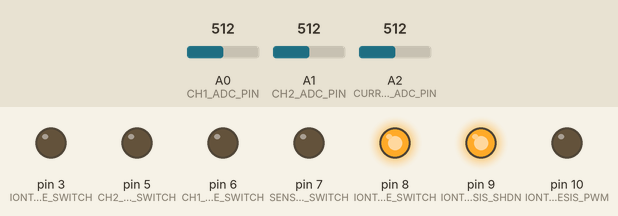
Recording of a program running on a simulated Arduino Pro Mini, built with avr-gcc and run on an emulated ATmega328P. Parts: output pins drawn as LEDs (lit = HIGH). Inputs (shaded band) come from the test bench; at power-on: A0 (CH1_ADC_PIN) = 512, A1 (CH2_ADC_PIN) = 512, A2 (CURRENT_SENSE_ADC_PIN) = 512. What the program prints to the serial monitor is not drawn.

Above: at 0.1 s.
Timing chart, 0 to 1.6 s (numbered marks = the images above):
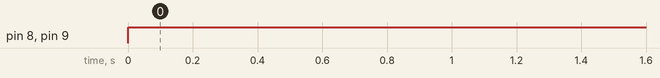

Measured:
- by itself, pin 8 (IONTOPHORESIS_LOW_SIDE_SWITCH), pin 9 (IONTOPHORESIS_SHDN): LOW → HIGH at 0.00 s

The program:

main.cpp
```cpp
#include <Arduino.h>
#include <stdarg.h>
#include <stdint.h>


// These are the pins used to shut down the switching regulator
//  and for PWM, respectively
#define IONTOPHORESIS_SHDN 9
#define IONTOPHORESIS_PWM 10
#define CH1_SENSE_SWITCH 6
#define SENSE_COMMON_MODE_SWITCH 7
#define CH2_SENSE_SWITCH 5
#define IONTOPHORESIS_HIGH_SIDE_SWITCH 3
#define IONTOPHORESIS_LOW_SIDE_SWITCH 8

#define AVERAGING_WINDOW 1024
#define AVERAGING_WINDOW_DIVIDE_BY 0.0009765625

#define TEN_BIT_FIVE_VOLT_ADC_SCALEFACTOR 0.0048828125


// These are the pins for the ADC inputs
#define CH1_ADC_PIN A0
#define CH2_ADC_PIN A1
#define CURRENT_SENSE_ADC_PIN A2

#define ADG711_ON LOW
#define ADG711_OFF HIGH

/* IMPLEMENTATION NOTE

    Set the iontophoresis state bits to 0x1 to enable iontophoresis

    Set the iontophoresis state bits to 0x0 to disable iontophoresis
*/
#define IONTOPHORESIS_ENABLE_MASK 0x1
#define IONTOPHORESIS_DISABLE_MASK 0x0


/* IMPLEMENTATION NOTE

    Set the measurement state bits to 0x0 to disable measurement

    Set the measurement state bits to 0x1 to enable measurement


*/
#define MEASURE_ENABLE_MASK 0x1
#define MEASURE_DISABLE_MASK 0x0


/* IMPLEMENTATION NOTE

    Set the measure state bits to 0x0 to disable sensor channel sensing
    Set the measure state bits to 0x1 to enable sensor channel sensing

    Values will be continuously output from the device no matter what

*/

#define OPCODE_MASK 0xF0
#define PAYLOAD_MASK 0x0F
#define OPCODE_WIDTH 4
#define PAYLOAD_WIDTH 4


/* IMPLEMENTATION NOTE

    Board behavior will now be much simpler and more automatic

    Board receives only three commands now:
        * OPCODE_ENABLE_IONTOPHORESIS_INCREMENT_BY enables iontophoresis and increments
            the 8-bit register value by the 4-bit immediate. DOES NOT OVERFLOW, the
            current register will max out at 255
        * OPCODE_ENABLE_IONOTPHORESIS_DECREMENT_BY enables iontophoresis and decrements
            the 8-bit register value by the 4-bit immediate. DOES NOT UNDERFLOW, the
            current register will drop only to 0
        * OPCODE_DISABLE_IONTOPHORESIS sets iontophoresis to 0, opens iontophoresis
            switches, closes sensing switches

    Switching behavior:
        * OPCODE_ENABLE* commands will close iontophoresis switches, open sensing
            switches
        * OPCODE_DISABLE_IONOTPHORESIS will open iontophoresis switches, close
            sensing switches

    Data reporting behavior:

        Outputs the following values in the following format
        VoltageCh1,VoltageCh2,MeasuredCurrentDeliv,8bitCurrentRegister
        mV,mV,uA,integer

        Terminated by a newline

        garbage values denoted by character 'x'

        Will always output all values, though they may be garbage (i.e. sensing
            switches may be open)

*/
#define OPCODE_ENABLE_IONTOPHORESIS_INCREMENT_BY 0x5
#define OPCODE_ENABLE_IONOTPHORESIS_DECREMENT_BY 0x6
#define OPCODE_DISABLE_IONTOPHORESIS 0x4

int test_printf (const char* str, ...) {

    char nextChar;
    int i = 0;
    va_list argp;

    va_start(argp, str);


    while (*(str+i) != '\0') {
	    if (*(str + i) != '%') {
            Serial.print(*(str + i));
            i += 1;
        } else {

            nextChar = *(str + i + 1);

            if (nextChar != '\0') {
                switch (nextChar) {
                    case 'd':
                        Serial.print(va_arg(argp, int));
                        i += 2;
                        break;
                    case 'f':
                        Serial.print(va_arg(argp, double), 2);
                        i += 2;
                        break;
                    case 'h':
                        // Custom extension for printing a double
                        // with no decimal places, NONSTANDARD printf behavior
                        // Currently used to dump sense amp iontophoresis current
                        Serial.print(va_arg(argp, double), 0);
                        i += 2;
                        break;
                    case 's':
                        Serial.print(va_arg(argp, char*));
                        i += 2;
                        break;
                    default:
                        Serial.print(*(str + i));
                        i += 1;
                        break;
                }
            }
        }
    }

    return 0;
}

static inline double readAverage (int pin) {

    uint32_t accumulator = 0;
    uint16_t adc_reading;
    double rawVoltage;

    for (int i = 0; i < AVERAGING_WINDOW; ++i) {

        adc_reading = analogRead(pin);
        accumulator += adc_reading;
    }

    // need to scale ADC reading to a voltage
    rawVoltage = accumulator * TEN_BIT_FIVE_VOLT_ADC_SCALEFACTOR;
    return rawVoltage * AVERAGING_WINDOW_DIVIDE_BY;
}


void processBluetoothByte (unsigned char fromBluetooth,
                            unsigned char* iontophoresisStatus_pointer,
                            unsigned char* measurementStatus_pointer,
                            unsigned char* iontophoresisValue_pointer) {

    unsigned char opcode = (fromBluetooth & OPCODE_MASK) >> PAYLOAD_WIDTH;
    unsigned char payload = (fromBluetooth & PAYLOAD_MASK);

    unsigned char previousValue = *iontophoresisValue_pointer;

    if (opcode == OPCODE_ENABLE_IONTOPHORESIS_INCREMENT_BY) {

        *iontophoresisStatus_pointer = IONTOPHORESIS_ENABLE_MASK;
        *measurementStatus_pointer = MEASURE_DISABLE_MASK;
        *iontophoresisValue_pointer += payload;

        if (*iontophoresisValue_pointer < previousValue) { // OVERFLOW!!!
            *iontophoresisValue_pointer = 0xFF;
        }


    } else if (opcode == OPCODE_ENABLE_IONOTPHORESIS_DECREMENT_BY) {

        *iontophoresisStatus_pointer = IONTOPHORESIS_ENABLE_MASK;
        *measurementStatus_pointer = MEASURE_DISABLE_MASK;
        *iontophoresisValue_pointer -= payload;

        if (*iontophoresisValue_pointer > previousValue) { // UNDERFLOW!!!
            *iontophoresisValue_pointer = 0x00;
        }

        if (*iontophoresisValue_pointer == 0x00) {
            *iontophoresisStatus_pointer = IONTOPHORESIS_DISABLE_MASK;
            *measurementStatus_pointer = MEASURE_ENABLE_MASK;
        }

    } else if (opcode == OPCODE_DISABLE_IONTOPHORESIS) {
        *iontophoresisStatus_pointer = IONTOPHORESIS_DISABLE_MASK;
        *measurementStatus_pointer = MEASURE_ENABLE_MASK;
        *iontophoresisValue_pointer = 0x00;

    }
}


void setup (unsigned char* iontophoresisStatus_pointer,
                    unsigned char* measurementStatus_pointer,
                    unsigned char* iontophoresisCurrent_pointer) {

    Serial.begin(9600);

    *iontophoresisStatus_pointer = IONTOPHORESIS_DISABLE_MASK;
    *measurementStatus_pointer = MEASURE_ENABLE_MASK;

    pinMode(IONTOPHORESIS_SHDN, OUTPUT);
    pinMode(IONTOPHORESIS_PWM, OUTPUT);

    pinMode(CH1_SENSE_SWITCH, OUTPUT);
    pinMode(SENSE_COMMON_MODE_SWITCH, OUTPUT);
    pinMode(CH2_SENSE_SWITCH, OUTPUT);
    pinMode(IONTOPHORESIS_HIGH_SIDE_SWITCH, OUTPUT);
    pinMode(IONTOPHORESIS_LOW_SIDE_SWITCH, OUTPUT);

    pinMode(CH1_ADC_PIN, INPUT);
    pinMode(CH2_ADC_PIN, INPUT);
    pinMode(CURRENT_SENSE_ADC_PIN, INPUT);

    // disable iontophoresis for now
    digitalWrite(IONTOPHORESIS_SHDN, HIGH);
    digitalWrite(IONTOPHORESIS_HIGH_SIDE_SWITCH, LOW);

    // disable sensing for now
    digitalWrite(CH1_SENSE_SWITCH, ADG711_OFF);
    digitalWrite(SENSE_COMMON_MODE_SWITCH, ADG711_OFF);
    digitalWrite(CH2_SENSE_SWITCH, ADG711_OFF);
    digitalWrite(IONTOPHORESIS_LOW_SIDE_SWITCH, ADG711_OFF);

    *iontophoresisCurrent_pointer = 0;
    analogWrite(IONTOPHORESIS_PWM, 0);
}


static inline double compensateVoltageCh1 (double value) {
    // customize this later
    return 1e3 * 0.2 * (value - 2.5);
}

static inline double compensateVoltageCh2 (double value) {
    // customize this later
    return 1e3 * 0.2 * (value - 2.5);
}

static inline double compensateCurrent (double rawCurrentReading) {
    return 1e6 * rawCurrentReading;
}

int main (void) {

    static int currentSenseAmpValue;

    static double channelOneVoltage;
    static double channelTwoVoltage;
    static double currentSenseCurrent;

    static double temporaryChannelOneVoltage;
    static double temporaryChannelTwoVoltage;

    /* Status unsigned char containing iontophoresis PWM current value */
    static unsigned char iontophoresisCurrentValue;

    /* Status unsigned char containing iontophoresis status */
    static unsigned char iontophoresisStatusBits;

    /* Status unsigned char containing measurement status */
    static unsigned char measurementStatusBits;

    static unsigned char serialValue;

    init(); // required Arduino call

    // call setup function to set initial state
    setup(&iontophoresisStatusBits,
                &measurementStatusBits,
                &iontophoresisCurrentValue);

    for (;;) {

        while (Serial.available() > 0) {
            serialValue = Serial.read();
            processBluetoothByte(serialValue,
                                &iontophoresisStatusBits,
                                &measurementStatusBits,
                                &iontophoresisCurrentValue);
        }

        // set switches
        if (iontophoresisStatusBits == IONTOPHORESIS_ENABLE_MASK) {

            // enable iontophoresis, disable sensing
            digitalWrite(IONTOPHORESIS_HIGH_SIDE_SWITCH, HIGH);
            digitalWrite(IONTOPHORESIS_LOW_SIDE_SWITCH, ADG711_ON);

            digitalWrite(CH1_SENSE_SWITCH, ADG711_OFF);
            digitalWrite(CH2_SENSE_SWITCH, ADG711_OFF);
            digitalWrite(SENSE_COMMON_MODE_SWITCH, ADG711_OFF);

            // set current level
            analogWrite(IONTOPHORESIS_PWM, iontophoresisCurrentValue);

        } else {

            // disable iontophoresis, enable sensing
            digitalWrite(IONTOPHORESIS_HIGH_SIDE_SWITCH, LOW);
            digitalWrite(IONTOPHORESIS_LOW_SIDE_SWITCH, ADG711_OFF);

            analogWrite(IONTOPHORESIS_PWM, 0);

            digitalWrite(CH1_SENSE_SWITCH, ADG711_ON);
            digitalWrite(CH2_SENSE_SWITCH, ADG711_ON);
            digitalWrite(SENSE_COMMON_MODE_SWITCH, ADG711_ON);

        }

        // measure and output data
        if (measurementStatusBits == MEASURE_ENABLE_MASK) {

            // measure sensor channels
            temporaryChannelOneVoltage = readAverage(CH1_ADC_PIN);
            temporaryChannelTwoVoltage = readAverage(CH2_ADC_PIN);

            channelOneVoltage = compensateVoltageCh1(temporaryChannelOneVoltage);
            channelTwoVoltage = compensateVoltageCh2(temporaryChannelTwoVoltage);


            // measure current
            currentSenseCurrent = 0;
            for (int i = 0; i < AVERAGING_WINDOW; ++i) {

                currentSenseAmpValue = analogRead(CURRENT_SENSE_ADC_PIN);
                currentSenseCurrent += (currentSenseAmpValue / 409600.0);

            }
            currentSenseCurrent = currentSenseCurrent / AVERAGING_WINDOW;

            // dump out all values
            test_printf("%f,%f,%h,%d\n",
                    channelOneVoltage,
                    channelTwoVoltage,
                    compensateCurrent(currentSenseCurrent),
                    iontophoresisCurrentValue);

        } else {

            // measure current
            currentSenseCurrent = 0;
            for (int i = 0; i < AVERAGING_WINDOW; ++i) {

                currentSenseAmpValue = analogRead(CURRENT_SENSE_ADC_PIN);
                currentSenseCurrent += (currentSenseAmpValue / 409600.0);

            }
            currentSenseCurrent = currentSenseCurrent / AVERAGING_WINDOW;

            // dump out all values
            test_printf("%s,%s,%h,%d\n",
                    "x",
                    "x",
                    compensateCurrent(currentSenseCurrent),
                    iontophoresisCurrentValue);
        }
    }

    return 0;
}
```
